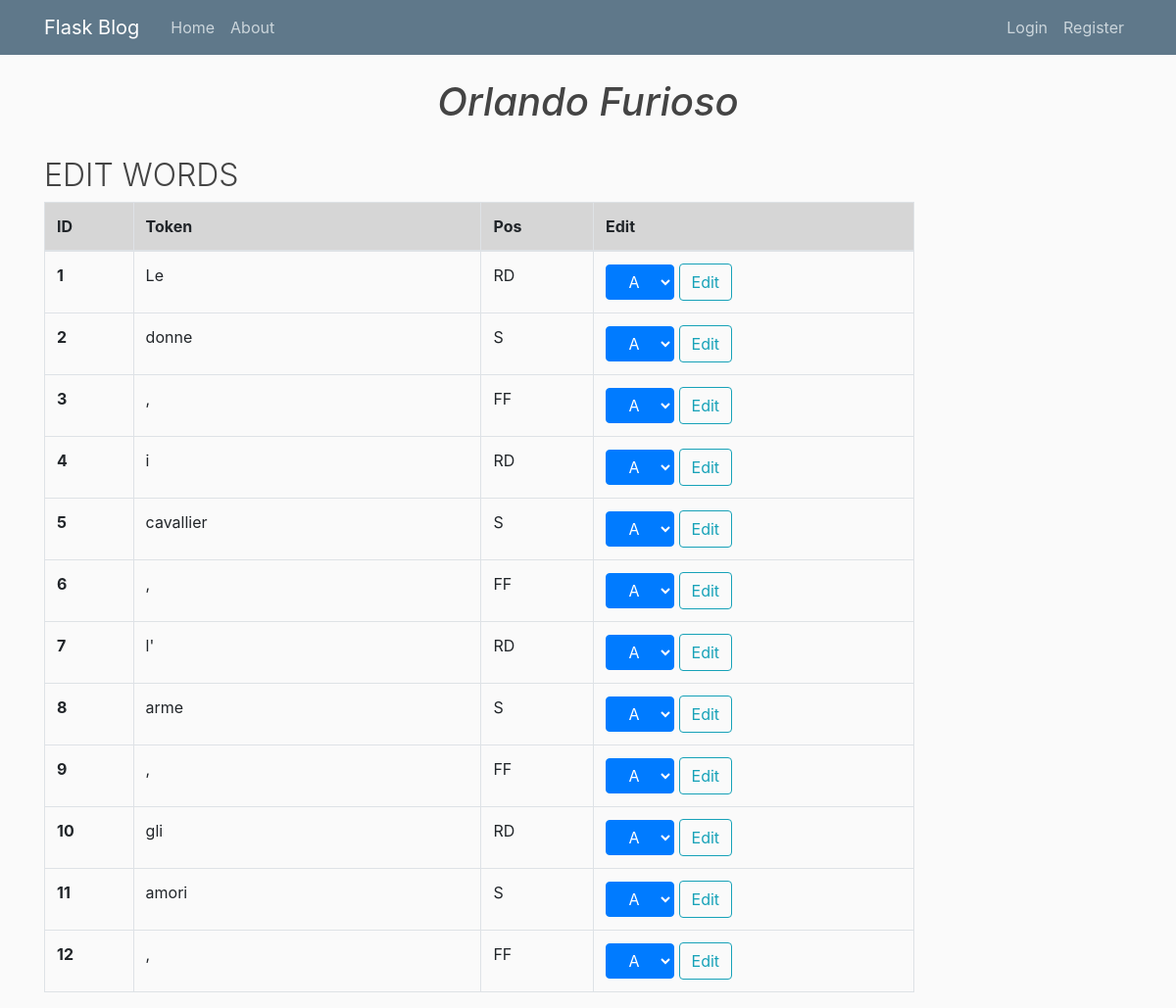
Page /edit_words/1 on the committed database.
### flaskblog/models.py (models this page shows, shortened)
class Texts(db.Model):
    id = db.Column(db.Integer, primary_key=True)
    title = db.Column(db.String(200), nullable=False)
    text = db.Column(db.Text, nullable=False)
    sentences = db.relationship('Sent', backref='owner', lazy=True)

class Words(db.Model):
    id = db.Column(db.Integer, primary_key=True)
    word = db.Column(db.String(100), nullable=False)
    pos = db.Column(db.String(100), nullable=False)
    sentowner_id = db.Column(db.Integer, db.ForeignKey('sent.id'), nullable=False)

### flaskblog/routes.py (the view)
@app.route("/edit_words/<int:sent_id>", methods=['GET', 'POST'])
def edit_words(sent_id):
    sent = Sent.query.get_or_404(sent_id)
    words = Words.query.filter_by(sentowner=sent)
    text = Texts.query.filter_by(id=sent.owner_id)
    form = Edit_words()
    return render_template('edit_words.html', title='Words', sent=sent, words=words, form=form, text=text)

### flaskblog/forms.py
class Edit_words(FlaskForm):
    edit  = SelectField('POS', [DataRequired()],
                        choices=[('A', 'A'),
                                 ('CC', 'CC'),
                                 ('E', 'E'),
                                 ('EA', 'EA'),
                                 ('FC', 'FC'),
                                 ('FF', 'FF'),
                                 ('FS', 'FS'),
                                 ('RI', 'RI'),
                                 ('RD', 'RD'),
                                 ('S', 'S'),
                                 ('SP', 'SP'),
                                 ('V', 'V'),])

### flaskblog/templates/edit_words.html (shortened to what this page needs)
{% extends "layout.html" %}
{% block content %}
{% for i in text %}
<h1 class="text-center , font-italic">{{ i.title }}</h1><br>
{% endfor %}
<h2 class="font-weight-light">EDIT WORDS</h2>
<table class="table table-bordered" style="width: 80%">
    <thead>
      <tr class="table-active">
        <th scope="col">ID</th>
        <th scope="col" style="width: 40%;">Token</th>
        <th scope="col">Pos</th>
        <th scope="col">Edit</th>
      </tr>
    </thead>
    <tbody>
        {% for i in words %}
        <tr>
          <th>{{ i.id }}</th>
          <td>{{ i.word }}</td>
          <td>{{ i.pos }}</td>
          <td>
            <form action="{{ url_for('update_pos', words_id=i.id) }}" method="POST">
                {{ form.edit(class="btn btn-primary dropdown-toggle") }}
                <input type="submit" class="btn btn-outline-info" value="Edit">
            </form>
          </td>
        </tr>
        {% endfor %}
    </tbody>
</table>
{% endblock content %}

### flaskblog/static/main.css (style rules this page uses)
body { background: #fafafa; color: #333333; margin-top: 5rem; }
h1, h2, h3, h4, h5, h6 { color: #444444; }

### rows in the picture
Texts: title "Orlando Furioso"
Words: id "1", word "Le", pos "RD"
Words: id "2", word "donne", pos "S"
Words: id "3", word ",", pos "FF"
Words: id "4", word "i", pos "RD"
Words: id "5", word "cavallier", pos "S"
Words: id "6", word ",", pos "FF"
Words: id "7", word "l'", pos "RD"
Words: id "8", word "arme", pos "S"
Words: id "9", word ",", pos "FF"
Words: id "10", word "gli", pos "RD"
Words: id "11", word "amori", pos "S"
Words: id "12", word ",", pos "FF"
